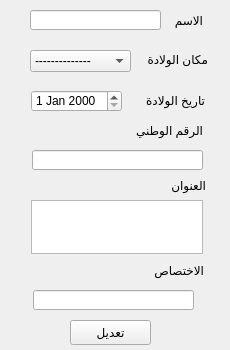
<?xml version="1.0" encoding="UTF-8"?>
<ui version="4.0">
 <class>Form</class>
 <widget class="QWidget" name="Form">
  <property name="geometry">
   <rect>
    <x>0</x>
    <y>0</y>
    <width>230</width>
    <height>350</height>
   </rect>
  </property>
  <property name="maximumSize">
   <size>
    <width>230</width>
    <height>350</height>
   </size>
  </property>
  <property name="sizeIncrement">
   <size>
    <width>230</width>
    <height>250</height>
   </size>
  </property>
  <property name="windowTitle">
   <string>تعديل شخص</string>
  </property>
  <widget class="QPushButton" name="pushButton_6">
   <property name="geometry">
    <rect>
     <x>70</x>
     <y>320</y>
     <width>81</width>
     <height>25</height>
    </rect>
   </property>
   <property name="text">
    <string>تعديل</string>
   </property>
  </widget>
  <widget class="QLineEdit" name="lineEdit_5">
   <property name="geometry">
    <rect>
     <x>30</x>
     <y>10</y>
     <width>131</width>
     <height>20</height>
    </rect>
   </property>
  </widget>
  <widget class="QLabel" name="label_19">
   <property name="geometry">
    <rect>
     <x>152</x>
     <y>10</y>
     <width>51</width>
     <height>20</height>
    </rect>
   </property>
   <property name="text">
    <string>الاسم</string>
   </property>
  </widget>
  <widget class="QLineEdit" name="lineEdit_7">
   <property name="geometry">
    <rect>
     <x>33</x>
     <y>290</y>
     <width>161</width>
     <height>20</height>
    </rect>
   </property>
   <property name="text">
    <string/>
   </property>
  </widget>
  <widget class="QLabel" name="label_20">
   <property name="geometry">
    <rect>
     <x>128</x>
     <y>50</y>
     <width>80</width>
     <height>19</height>
    </rect>
   </property>
   <property name="text">
    <string>مكان الولادة</string>
   </property>
  </widget>
  <widget class="QLabel" name="label_12">
   <property name="geometry">
    <rect>
     <x>112</x>
     <y>120</y>
     <width>91</width>
     <height>20</height>
    </rect>
   </property>
   <property name="text">
    <string>الرقم الوطني</string>
   </property>
  </widget>
  <widget class="QDateEdit" name="dateEdit">
   <property name="geometry">
    <rect>
     <x>31</x>
     <y>90</y>
     <width>91</width>
     <height>22</height>
    </rect>
   </property>
  </widget>
  <widget class="QComboBox" name="comboBox_2">
   <property name="geometry">
    <rect>
     <x>30</x>
     <y>50</y>
     <width>101</width>
     <height>22</height>
    </rect>
   </property>
   <item>
    <property name="text">
     <string>--------------</string>
    </property>
   </item>
   <item>
    <property name="text">
     <string>دمشق</string>
    </property>
   </item>
   <item>
    <property name="text">
     <string>ريف دمشق</string>
    </property>
   </item>
   <item>
    <property name="text">
     <string>حلب</string>
    </property>
   </item>
   <item>
    <property name="text">
     <string>حماة</string>
    </property>
   </item>
   <item>
    <property name="text">
     <string>اللاذقية</string>
    </property>
   </item>
   <item>
    <property name="text">
     <string>طرطوس</string>
    </property>
   </item>
   <item>
    <property name="text">
     <string>درعا</string>
    </property>
   </item>
   <item>
    <property name="text">
     <string>الرقة</string>
    </property>
   </item>
   <item>
    <property name="text">
     <string>دير الزور</string>
    </property>
   </item>
   <item>
    <property name="text">
     <string>ادلب</string>
    </property>
   </item>
   <item>
    <property name="text">
     <string>الحسكة </string>
    </property>
   </item>
   <item>
    <property name="text">
     <string>القنيطرة</string>
    </property>
   </item>
   <item>
    <property name="text">
     <string>حمص</string>
    </property>
   </item>
   <item>
    <property name="text">
     <string>السويداء</string>
    </property>
   </item>
  </widget>
  <widget class="QTextEdit" name="textEdit">
   <property name="geometry">
    <rect>
     <x>31</x>
     <y>200</y>
     <width>172</width>
     <height>54</height>
    </rect>
   </property>
  </widget>
  <widget class="QLabel" name="label_7">
   <property name="geometry">
    <rect>
     <x>159</x>
     <y>170</y>
     <width>47</width>
     <height>31</height>
    </rect>
   </property>
   <property name="text">
    <string>العنوان</string>
   </property>
  </widget>
  <widget class="QLabel" name="label_22">
   <property name="geometry">
    <rect>
     <x>143</x>
     <y>260</y>
     <width>61</width>
     <height>21</height>
    </rect>
   </property>
   <property name="text">
    <string>الاختصاص</string>
   </property>
  </widget>
  <widget class="QLabel" name="label_21">
   <property name="geometry">
    <rect>
     <x>124</x>
     <y>90</y>
     <width>81</width>
     <height>20</height>
    </rect>
   </property>
   <property name="text">
    <string>تاريخ الولادة</string>
   </property>
  </widget>
  <widget class="QLineEdit" name="lineEdit_2">
   <property name="geometry">
    <rect>
     <x>32</x>
     <y>150</y>
     <width>171</width>
     <height>20</height>
    </rect>
   </property>
  </widget>
 </widget>
 <resources/>
 <connections/>
</ui>
